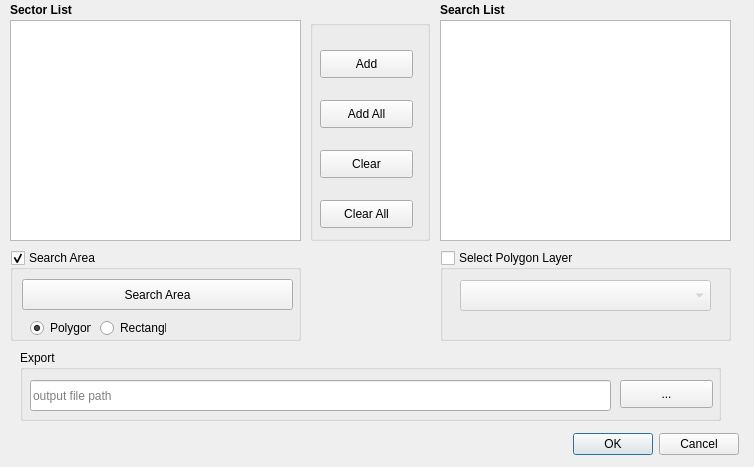
<?xml version="1.0" encoding="UTF-8"?>
<ui version="4.0">
 <class>Dialog</class>
 <widget class="QDialog" name="Dialog">
  <property name="geometry">
   <rect>
    <x>0</x>
    <y>0</y>
    <width>754</width>
    <height>467</height>
   </rect>
  </property>
  <property name="sizePolicy">
   <sizepolicy hsizetype="Fixed" vsizetype="Fixed">
    <horstretch>0</horstretch>
    <verstretch>0</verstretch>
   </sizepolicy>
  </property>
  <property name="maximumSize">
   <size>
    <width>754</width>
    <height>467</height>
   </size>
  </property>
  <property name="windowTitle">
   <string>OSM CI Point Import for ProMaIDes CIN-Module</string>
  </property>
  <property name="windowIcon">
   <iconset>
    <normaloff>../icons/cin.png</normaloff>../icons/cin.png</iconset>
  </property>
  <widget class="QDialogButtonBox" name="button_box">
   <property name="geometry">
    <rect>
     <x>540</x>
     <y>430</y>
     <width>199</width>
     <height>28</height>
    </rect>
   </property>
   <property name="orientation">
    <enum>Qt::Horizontal</enum>
   </property>
   <property name="standardButtons">
    <set>QDialogButtonBox::Cancel|QDialogButtonBox::Ok</set>
   </property>
  </widget>
  <widget class="QListWidget" name="listWidget_sectors">
   <property name="geometry">
    <rect>
     <x>10</x>
     <y>20</y>
     <width>291</width>
     <height>221</height>
    </rect>
   </property>
  </widget>
  <widget class="QGroupBox" name="groupBox">
   <property name="geometry">
    <rect>
     <x>310</x>
     <y>20</y>
     <width>120</width>
     <height>221</height>
    </rect>
   </property>
   <property name="title">
    <string/>
   </property>
   <widget class="QPushButton" name="add_button">
    <property name="geometry">
     <rect>
      <x>10</x>
      <y>30</y>
      <width>93</width>
      <height>28</height>
     </rect>
    </property>
    <property name="toolTip">
     <string>Add the selected sector to the search list</string>
    </property>
    <property name="text">
     <string>Add</string>
    </property>
   </widget>
   <widget class="QPushButton" name="addAll_button">
    <property name="geometry">
     <rect>
      <x>10</x>
      <y>80</y>
      <width>93</width>
      <height>28</height>
     </rect>
    </property>
    <property name="toolTip">
     <string>Add all sectors to the search list</string>
    </property>
    <property name="text">
     <string>Add All</string>
    </property>
   </widget>
   <widget class="QPushButton" name="clear_button">
    <property name="geometry">
     <rect>
      <x>10</x>
      <y>130</y>
      <width>93</width>
      <height>28</height>
     </rect>
    </property>
    <property name="toolTip">
     <string>Delete the selected sector in the search list</string>
    </property>
    <property name="text">
     <string>Clear</string>
    </property>
   </widget>
   <widget class="QPushButton" name="clearAll_button">
    <property name="geometry">
     <rect>
      <x>10</x>
      <y>180</y>
      <width>93</width>
      <height>28</height>
     </rect>
    </property>
    <property name="toolTip">
     <string>Delete all sectors in the search list</string>
    </property>
    <property name="text">
     <string>Clear All</string>
    </property>
   </widget>
  </widget>
  <widget class="QListWidget" name="listWidget_search">
   <property name="geometry">
    <rect>
     <x>440</x>
     <y>20</y>
     <width>291</width>
     <height>221</height>
    </rect>
   </property>
  </widget>
  <widget class="QPushButton" name="HelpButton">
   <property name="geometry">
    <rect>
     <x>40</x>
     <y>420</y>
     <width>80</width>
     <height>35</height>
    </rect>
   </property>
   <property name="maximumSize">
    <size>
     <width>80</width>
     <height>50</height>
    </size>
   </property>
   <property name="layoutDirection">
    <enum>Qt::LeftToRight</enum>
   </property>
   <property name="styleSheet">
    <string notr="true">QPushButton {
    color: #333;
    border: 0px solid #555;
    border-radius: 0px;
    border-style: outset;
    background: transparent;
    padding: 5px;
    }

</string>
   </property>
   <property name="text">
    <string/>
   </property>
   <property name="icon">
    <iconset>
     <normaloff>../icons/HelpButton.png</normaloff>../icons/HelpButton.png</iconset>
   </property>
   <property name="iconSize">
    <size>
     <width>25</width>
     <height>25</height>
    </size>
   </property>
  </widget>
  <widget class="QGroupBox" name="groupBox_2">
   <property name="geometry">
    <rect>
     <x>20</x>
     <y>350</y>
     <width>701</width>
     <height>71</height>
    </rect>
   </property>
   <property name="title">
    <string>Export</string>
   </property>
   <widget class="QLineEdit" name="filename_edit">
    <property name="geometry">
     <rect>
      <x>10</x>
      <y>30</y>
      <width>581</width>
      <height>31</height>
     </rect>
    </property>
    <property name="toolTip">
     <string>Set the output file</string>
    </property>
    <property name="placeholderText">
     <string>output file path</string>
    </property>
   </widget>
   <widget class="QPushButton" name="browse_button">
    <property name="geometry">
     <rect>
      <x>600</x>
      <y>30</y>
      <width>93</width>
      <height>28</height>
     </rect>
    </property>
    <property name="toolTip">
     <string>Pick output folder</string>
    </property>
    <property name="text">
     <string>...</string>
    </property>
   </widget>
  </widget>
  <widget class="QLabel" name="Sectors">
   <property name="geometry">
    <rect>
     <x>10</x>
     <y>0</y>
     <width>281</width>
     <height>20</height>
    </rect>
   </property>
   <property name="font">
    <font>
     <pointsize>9</pointsize>
     <weight>75</weight>
     <italic>false</italic>
     <bold>true</bold>
    </font>
   </property>
   <property name="text">
    <string>Sector List</string>
   </property>
  </widget>
  <widget class="QLabel" name="Sectors_2">
   <property name="geometry">
    <rect>
     <x>440</x>
     <y>0</y>
     <width>281</width>
     <height>20</height>
    </rect>
   </property>
   <property name="font">
    <font>
     <pointsize>9</pointsize>
     <weight>75</weight>
     <italic>false</italic>
     <bold>true</bold>
    </font>
   </property>
   <property name="text">
    <string>Search List</string>
   </property>
  </widget>
  <widget class="QGroupBox" name="groupBox_searchArea">
   <property name="geometry">
    <rect>
     <x>10</x>
     <y>250</y>
     <width>291</width>
     <height>91</height>
    </rect>
   </property>
   <property name="title">
    <string>Search Area</string>
   </property>
   <property name="checkable">
    <bool>true</bool>
   </property>
   <property name="checked">
    <bool>true</bool>
   </property>
   <widget class="QPushButton" name="button_searchArea">
    <property name="geometry">
     <rect>
      <x>12</x>
      <y>29</y>
      <width>271</width>
      <height>31</height>
     </rect>
    </property>
    <property name="toolTip">
     <string>Pick the lower left and the upper right point of the area</string>
    </property>
    <property name="text">
     <string>Search Area</string>
    </property>
    <property name="checkable">
     <bool>true</bool>
    </property>
   </widget>
   <widget class="QRadioButton" name="Rect_Button">
    <property name="geometry">
     <rect>
      <x>90</x>
      <y>70</y>
      <width>66</width>
      <height>16</height>
     </rect>
    </property>
    <property name="text">
     <string>Rectangle</string>
    </property>
   </widget>
   <widget class="QRadioButton" name="Poly_Button">
    <property name="geometry">
     <rect>
      <x>20</x>
      <y>70</y>
      <width>61</width>
      <height>16</height>
     </rect>
    </property>
    <property name="text">
     <string>Polygon</string>
    </property>
    <property name="checked">
     <bool>true</bool>
    </property>
   </widget>
  </widget>
  <widget class="QGroupBox" name="groupBox_selectLayer">
   <property name="geometry">
    <rect>
     <x>440</x>
     <y>250</y>
     <width>291</width>
     <height>91</height>
    </rect>
   </property>
   <property name="title">
    <string>Select Polygon Layer</string>
   </property>
   <property name="checkable">
    <bool>true</bool>
   </property>
   <property name="checked">
    <bool>false</bool>
   </property>
   <widget class="QgsMapLayerComboBox" name="Layer_ComboBox">
    <property name="geometry">
     <rect>
      <x>20</x>
      <y>30</y>
      <width>251</width>
      <height>31</height>
     </rect>
    </property>
   </widget>
  </widget>
 </widget>
 <customwidgets>
  <customwidget>
   <class>QgsMapLayerComboBox</class>
   <extends>QComboBox</extends>
   <header>qgsmaplayercombobox.h</header>
  </customwidget>
 </customwidgets>
 <resources/>
 <connections>
  <connection>
   <sender>button_box</sender>
   <signal>accepted()</signal>
   <receiver>Dialog</receiver>
   <slot>accept()</slot>
   <hints>
    <hint type="sourcelabel">
     <x>248</x>
     <y>254</y>
    </hint>
    <hint type="destinationlabel">
     <x>157</x>
     <y>274</y>
    </hint>
   </hints>
  </connection>
  <connection>
   <sender>button_box</sender>
   <signal>rejected()</signal>
   <receiver>Dialog</receiver>
   <slot>reject()</slot>
   <hints>
    <hint type="sourcelabel">
     <x>316</x>
     <y>260</y>
    </hint>
    <hint type="destinationlabel">
     <x>286</x>
     <y>274</y>
    </hint>
   </hints>
  </connection>
 </connections>
</ui>
